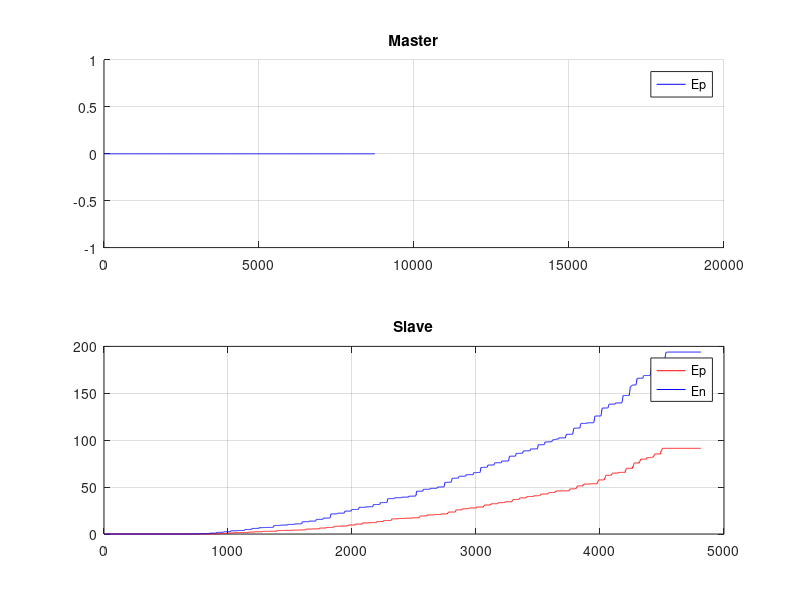

Write the MATLAB code that produced this figure.
clear;
close all;

load('mst.txt');
load('slv.txt');


mstEp = mst(:,1);
mstEn = mst(:,2);

slvEp = slv(:,1);
slvEn = slv(:,2);

figure(1);
subplot(2,1,1);
%plot(mstEp,'r');
hold on;
plot(-mstEn,'b');
grid;
legend('Ep','En');
title('Master');

subplot(2,1,2);
plot(slvEp,'r');
hold on;
plot(-slvEn,'b');
grid;
legend('Ep','En');
title('Slave');